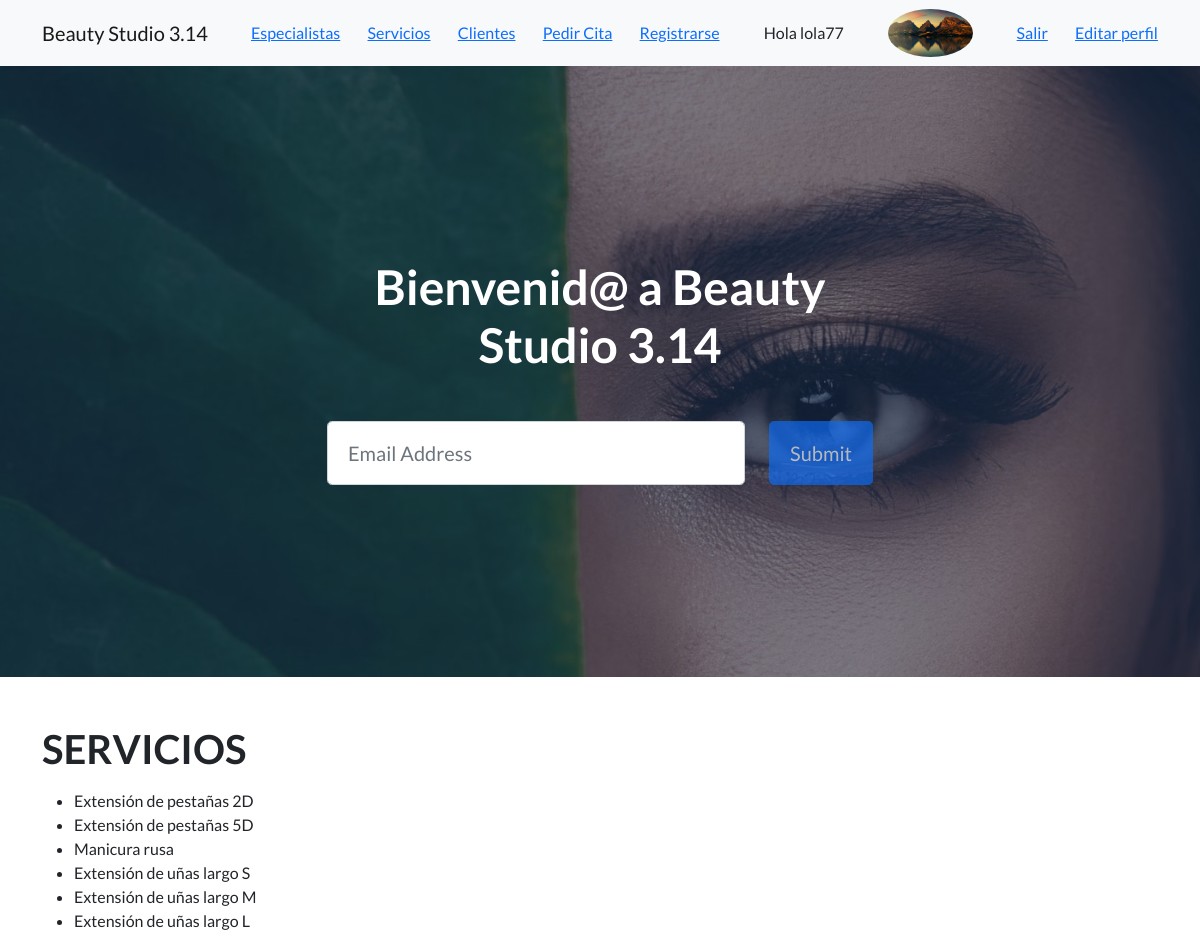
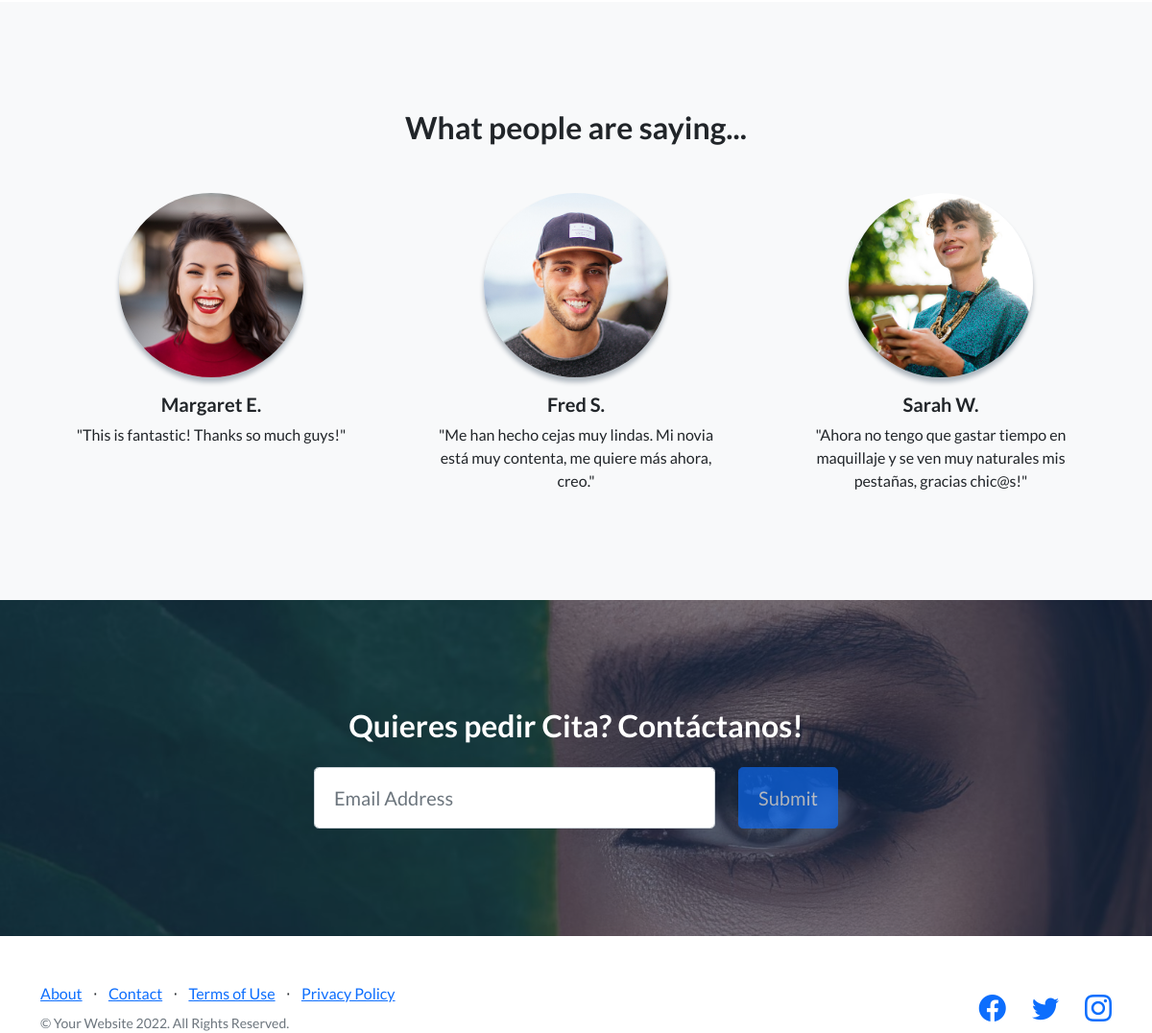
The page /leer-servicios/ (signed in) on the database its author committed (2 pictures, top to bottom).
### AppBeautyStudio/models.py (models this page shows, shortened)
class Avatar(models.Model):
    user = models.OneToOneField(User, on_delete=models.CASCADE, null=True, blank=True)
    imagen = models.ImageField(upload_to='avatar', null=True, blank=True, default='blank.jpg')

class Servicio(models.Model):
    servicio = models.CharField(max_length=50)
    precio = models.IntegerField()
    def __str__(self):
        return self.servicio

### AppBeautyStudio/views.py (the view)
# urls.py: path('leer-servicios/', leer_servicios, name='leer-servicios'),
@login_required()
def leer_servicios(request):
    servicios = Servicio.objects.all() #trae todos los servicios
    contexto = {'servicios': servicios}
    return render(request, 'AppBeautyStudio/leer-servicios.html', contexto)

### AppBeautyStudio/templates/AppBeautyStudio/leer-servicios.html
{% extends 'AppBeautyStudio/padre.html' %}
{% block contenido %}
<section class="mt-5">
    <div class="container">
        <div class="row">
            <div class="col-lg-12">
                <h1>SERVICIOS</h1>
                <p>
                    <ul>
                        {% for servicio in servicios %}
                            <li>{{ servicio }}</li>
                        {% endfor %}
                    </ul>
                </p>
            </div>
        </div>
    </div>
</section>
{% endblock contenido %}

### AppBeautyStudio/templates/AppBeautyStudio/padre.html (shortened to what this page needs)
<!DOCTYPE html>
<html lang="en">
    <head>
        {% load static %}
        <link href="https://cdn.jsdelivr.net/npm/bootstrap-icons@1.5.0/font/bootstrap-icons.css" rel="stylesheet" type="text/css" />
        <link href="{% static 'AppBeautyStudio/css/styles.css' %}" rel="stylesheet" />
    </head>
    <body>
        <nav class="navbar navbar-light bg-light static-top">
            <div class="container">
                <a class="navbar-brand" href="{% url 'inicio' %}">Beauty Studio 3.14</a>
                <a href="{% url 'especialistas-list' %}">Especialistas</a>
                <a href="{% url 'leer-servicios' %}">Servicios</a>
                <a href="{% url 'clientes' %}">Clientes</a>
                <a href="{% url 'pedir-cita-formulario' %}">Pedir Cita</a>
                <a href="{% url 'register' %}">Registrarse</a>
                {% if user.is_authenticated %}
                <a class="btn btn-outline-logout" href="{% url 'logout' %}">Hola {{ user.username }}</a>
                <img src="{{ user.avatar.imagen.url }}" class="rounded-circle" height="48px" alt="{{ user.username }}" style="margin-right: 1rem;">
                <a href="{% url 'logout' %}">Salir</a>
                <a href="{% url 'editar-perfil' %}">Editar perfil</a>
                {% else %}
                <a class="btn btn-outline-login" href="{% url 'login' %}">Login</a>
                {% endif %}
            </div>
        </nav>
        <header class="masthead">
            <div class="container position-relative">
                <div class="row justify-content-center">
                    <div class="col-xl-6">
                        <div class="text-center text-white">
                            <h1 class="mb-5">Bienvenid@ a Beauty Studio 3.14</h1>
                            <form class="form-subscribe" id="contactForm" data-sb-form-api-token="API_TOKEN">
                                <div class="row">
                                    <div class="col">
                                        <input class="form-control form-control-lg" id="emailAddress" type="email" placeholder="Email Address" data-sb-validations="required,email" />
                                    </div>
                                    <div class="col-auto"><button class="btn btn-primary btn-lg disabled" id="submitButton" type="submit">Submit</button></div>
                                </div>
                            </form>
                        </div>
                    </div>
                </div>
            </div>
        </header>
        {% block contenido %}
        {% endblock contenido %}
 <section class="testimonials text-center bg-light">
    <div class="container">
        <h2 class="mb-5">What people are saying...</h2>
        <div class="row">
            <div class="col-lg-4">
                <div class="testimonial-item mx-auto mb-5 mb-lg-0">
                    <img class="img-fluid rounded-circle mb-3" src="{% static 'AppBeautyStudio/assets/img/testimonials-1.jpg' %}" alt="..." />
                    <h5>Margaret E.</h5>
                    <p class="font-weight-light mb-0">"This is fantastic! Thanks so much guys!"</p>
                </div>
            </div>
            <div class="col-lg-4">
                <div class="testimonial-item mx-auto mb-5 mb-lg-0">
                    <img class="img-fluid rounded-circle mb-3" src="{% static 'AppBeautyStudio/assets/img/testimonials-2.jpg' %}" alt="..." />
                    <h5>Fred S.</h5>
                    <p class="font-weight-light mb-0">"Me han hecho cejas muy lindas. Mi novia está muy contenta, me quiere más ahora, creo."</p>
                </div>
            </div>
            <div class="col-lg-4">
                <div class="testimonial-item mx-auto mb-5 mb-lg-0">
                    <img class="img-fluid rounded-circle mb-3" src="{% static 'AppBeautyStudio/assets/img/testimonials-3.jpg' %}" alt="..." />
                    <h5>Sarah W.</h5>
                    <p class="font-weight-light mb-0">"Ahora no tengo que gastar tiempo en maquillaje y se ven muy naturales mis pestañas, gracias chic@s!"</p>
                </div>
            </div>
        </div>
    </div>
</section>
        <section class="call-to-action text-white text-center" id="signup">
            <div class="container position-relative">
                <div class="row justify-content-center">
                    <div class="col-xl-6">
                        <h2 class="mb-4">Quieres pedir Cita? Contáctanos!</h2>
                        <form class="form-subscribe" id="contactFormFooter" data-sb-form-api-token="API_TOKEN">
                            <div class="row">
                                <div class="col">
                                    <input class="form-control form-control-lg" id="emailAddressBelow" type="email" placeholder="Email Address" data-sb-validations="required,email" />
                                </div>
                                <div class="col-auto"><button class="btn btn-primary btn-lg disabled" id="submitButton" type="submit">Submit</button></div>
                            </div>
                        </form>
                    </div>
                </div>
            </div>
        </section>
        <footer class="mt-5">
            <div class="container">
                <div class="row">
                    <div class="col-lg-6 h-100 text-center text-lg-start my-auto">
                        <ul class="list-inline mb-2">
                            <li class="list-inline-item"><a href="#!">About</a></li>
                            <li class="list-inline-item">⋅</li>
                            <li class="list-inline-item"><a href="#!">Contact</a></li>
                            <li class="list-inline-item">⋅</li>
                            <li class="list-inline-item"><a href="#!">Terms of Use</a></li>
                            <li class="list-inline-item">⋅</li>
                            <li class="list-inline-item"><a href="#!">Privacy Policy</a></li>
                        </ul>
                        <p class="text-muted small mb-4 mb-lg-0">&copy; Your Website 2022. All Rights Reserved.</p>
                    </div>
                    <div class="col-lg-6 h-100 text-center text-lg-end my-auto">
                        <ul class="list-inline mb-0">
                            <li class="list-inline-item me-4">
                                <a href="#!"><i class="bi-facebook fs-3"></i></a>
                            </li>
                            <li class="list-inline-item me-4">
                                <a href="#!"><i class="bi-twitter fs-3"></i></a>
                            </li>
                            <li class="list-inline-item">
                                <a href="#!"><i class="bi-instagram fs-3"></i></a>
                            </li>
                        </ul>
                    </div>
                </div>
            </div>
        </footer>
    </body>
</html>

### rows shown on the page
Servicio: servicio "Extensión de pestañas 2D"
Servicio: servicio "Extensión de pestañas 5D"
Servicio: servicio "Manicura rusa"
Servicio: servicio "Extensión de uñas largo S"
Servicio: servicio "Extensión de uñas largo M"
Servicio: servicio "Extensión de uñas largo L"

### other values the page prints
{{ user.username }} "lola77"
